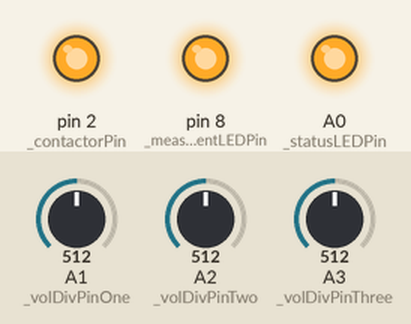
This sketch was run on a simulated Arduino Nano, built with avr-gcc and run on an emulated ATmega328P. Parts: output pins drawn as LEDs (lit = HIGH). Wiring (inferred from the names in the program): 24Cxx EEPROM at I2C address 0x50. The inputs (shaded band) are chosen by the test bench; at power-on: A1 (_volDivPinOne) = 512, A2 (_volDivPinTwo) = 512, A3 (_volDivPinThree) = 512. EEPROM starts erased; raw I2C reads return 0; what the sketch prints to the serial monitor is not drawn.

Above: at 0.1 s.
At 34.7 s:
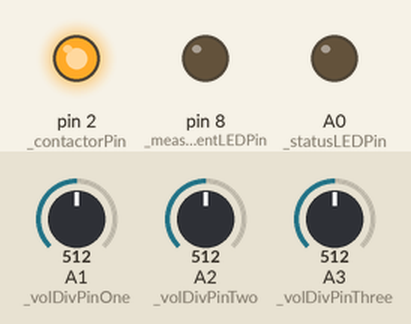
Timing chart, 0 to 36.2 s (numbered marks = the images above):
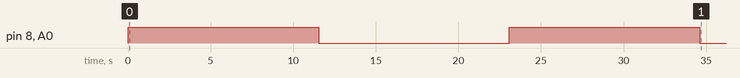

The sketch:

3PhaseMeter_Nano_CA_Cert_Secure_v2.5.ino
```cpp
/*
   Name Of Project: 3 phase Meter
   MCU used: SMT32
   Functions: Load ON/OFF over MQTT and Power measurement
   Programmer: Nilesh Patle
   Author: EVOLUZN INDIA PRIVATE LIMITED
*/

#include "Config.h"
#include "internalDrivers.h"

/*FOR DEBUG ONLY*/
// #include <SoftwareSerial.h>
// const char rxPin = 5;
// const char txPin = 4;
// SoftwareSerial DEBUGSERIAL(rxPin, txPin);  // RX, TX
/*DEBUG CODE END*/

internalDrivers iDrivers;
voltages voltage;
currents Current;
powers Power;
kwhPower KwhPower;

void setup() {
  // DEBUGSERIAL.begin(9600);  // FOR DEBUGGING
  Serial.begin(115200);
  iDrivers.gpioInit();
  iDrivers.i2cInit();
  iDrivers.spiInit();
  KwhPower = iDrivers.readDataFromEEPROM();
}

void loop() {
  /*it will write in EEPROM When data is changed*/
  if (gotNewLoadStatus) {
    iDrivers.writeByteInEEPROM(loadStateEEPROMAdd, loadState);
    gotNewLoadStatus = false;
  }

  /*Temporary Logic */
  ledState = (ledState) ? false : true;
  digitalWrite(_statusLEDPin, ledState);
  digitalWrite(_measurementLEDPin, ledState);

  voltage.Phase1 += iDrivers.readVoltage(_volDivPinOne, 1.2519, -20.0902);  // calibratedVoltage = 1.2519 * (adcVal) - 5.9098
  voltage.Phase2 += iDrivers.readVoltage(_volDivPinTwo, 1.2519, -22.0902);  // calibratedVoltage = 1.2519 * (adcVal) - 5.9098
  voltage.Phase3 += iDrivers.readVoltage(_volDivPinThree, 1.2519, 5.9098);  // calibratedVoltage = 1.2519 * (adcVal) - 5.9098
  Current.Phase1 += iDrivers.readCurrent(CT1I2cAddr, 0.002, 0.2626);        // y = 0.002x - 0.2626
  Current.Phase2 += iDrivers.readCurrent(CT2I2cAddr, 0.002, 0.2856);        // y = 0.002x - 0.2856
  Current.Phase3 += iDrivers.readCurrent(CT3I2cAddr, 0.002, 0.3067);        // y = 0.002x - 0.3067
  sampleCount += 1;

  unsigned long currentTime = millis();
  if (currentTime - previousTime >= 60000 || (requestOn200 == true && lteRestarted == false)) {
    if (currentTime - previousTime >= 60000) {  // restart to measure 30 seconds loop
      previousTime = currentTime;
    }
    lteRestarted = false;  // This flag enable when LTE module reset due to MQTT disconnection
    if (lteRestartCounter >= 2 || lteBeginFailed) {
      if (iDrivers.lteBegin(ServerMQTT, MqttPort, mqttUserName, mqttUserPassword, deviceID, mqttSubscribeTopic)) {
        lteRestartCounter = 0;
        lteBeginFailed = false;
      } else {
        lteBeginFailed = true;
      }
    }
    voltage = iDrivers.averageVol(voltage, sampleCount);
    Current = iDrivers.averageCur(Current, sampleCount);
    Power = iDrivers.calculatePower(voltage.Phase1, voltage.Phase2, voltage.Phase3, Current.Phase1, Current.Phase2, Current.Phase3);
    KwhPower = iDrivers.calculatePowerInKWH(KwhPower, Power.Phase1, Power.Phase2, Power.Phase3);
    bool networkConnectivityStatus = false;
    if (requestOn200) {
      networkConnectivityStatus = iDrivers.publishMsgOverLTENetwork(mqttPublishTopic, "200", voltage.Phase1, voltage.Phase2, voltage.Phase3, Current.Phase1, Current.Phase2, Current.Phase3, KwhPower.Phase1, KwhPower.Phase2, KwhPower.Phase3, loadState);
      requestOn200 = false;
    } else {
      networkConnectivityStatus = iDrivers.publishMsgOverLTENetwork(mqttPublishTopic, deviceID, voltage.Phase1, voltage.Phase2, voltage.Phase3, Current.Phase1, Current.Phase2, Current.Phase3, KwhPower.Phase1, KwhPower.Phase2, KwhPower.Phase3, loadState);
      dataStoreCounter += 1;
      if (dataStoreCounter >= 5) {
        iDrivers.StoreKwhPowerInEEPROM(KwhPower.Phase1, KwhPower.Phase2, KwhPower.Phase3);
        dataStoreCounter = 0;
      }
    }
    if (networkConnectivityStatus == false) {
      lteRestartCounter += 1;
    } else {
      lteRestartCounter = 0;
    }
    if (lteRestartCounter >= 2 || lteBeginFailed) {  // try it for 3 times
      iDrivers.resetLTENetwork();
    }
    sampleCount = 0;
    voltage.Phase1 = voltage.Phase2 = voltage.Phase3 = Current.Phase1 = Current.Phase2 = Current.Phase3 = 0.0;
  }
  delay(10);
}
```

Config.cpp
```cpp
#include "Config.h"

// String ServerMQTT = "mqtt.evoluzn.in";
String ServerMQTT = "a6kvi1np2cmrt-ats.iot.ap-south-1.amazonaws.com";
int MqttPort = 8883;
String mqttUserName = "NONE";
String mqttUserPassword = "NONE";

String deviceID = "861192075437379";
String mqttPublishTopic = deviceID + "/status";
String mqttSubscribeTopic = deviceID + "/control";

const char _volDivPinOne = A1;
const char _volDivPinTwo = A2;
const char _volDivPinThree = A3;
const char _contactorPin = 2;
const char _lteResetPin = 3;        //D3
const char _statusLEDPin = A0;      //A0
const char _measurementLEDPin = 8;  //A6

const byte powerOneInKwhEEPROMAdd = 0;
const byte powerTwoInKwhEEPROMAdd = 32;
const byte powerThreeInKwhEEPROMAdd = 64;
const byte loadStateEEPROMAdd = 100;

const byte CT1I2cAddr = 0x0A;
const byte CT2I2cAddr = 0x10;
const byte CT3I2cAddr = 0x52;
const byte eepromI2cAddr = 0x50;

int dataCounter = 0;
byte lteRestartCounter = 2;
volatile byte mqttRecMsg;

unsigned long startMillis = 0;
unsigned long previousTime = 0;

byte durationCounter = 0;

unsigned long hoursTime = 0;
bool enableDataReading = false;

const unsigned long eventInterval = 29000;
unsigned long previousMillis = 0;

bool lteResetInProgress = false;
unsigned long lteResetStartTime = 0;
bool lteBeginFailed = false;

int sampleCount = 0;

byte loadState = 0;
bool requestOn200 = false;
bool ledState = false;
bool lteRestarted = false;
bool gotNewLoadStatus = false;

byte dataStoreCounter = 0;
```

Config.h
```cpp
#ifndef CONFIG_H
#define CONFIG_H

#include "Arduino.h"

extern String ServerMQTT;
extern int MqttPort;
extern String mqttUserName;
extern String mqttUserPassword;

extern String deviceID;
extern String mqttPublishTopic;
extern String mqttSubscribeTopic;

extern const char _volDivPinOne;
extern const char _volDivPinTwo;
extern const char _volDivPinThree;
extern const char _contactorPin;
extern const char _lteResetPin;
extern const char _statusLEDPin;
extern const char _measurementLEDPin;

extern const byte powerOneInKwhEEPROMAdd;
extern const byte powerTwoInKwhEEPROMAdd;
extern const byte powerThreeInKwhEEPROMAdd;
extern const byte loadStateEEPROMAdd;

extern const byte CT1I2cAddr;
extern const byte CT2I2cAddr;
extern const byte CT3I2cAddr;
extern const byte eepromI2cAddr;

extern int dataCounter;
extern byte lteRestartCounter;
extern volatile byte mqttRecMsg;

extern unsigned long startMillis;
extern unsigned long previousTime;

extern byte durationCounter;

extern unsigned long hoursTime;
extern bool enableDataReading;

extern const unsigned long eventInterval;
extern unsigned long previousMillis;

extern bool lteResetInProgress;
extern unsigned long lteResetStartTime;
extern bool lteBeginFailed;

extern int sampleCount;
extern byte loadState;
extern bool requestOn200;
extern bool ledState;
extern bool lteRestarted;
extern bool gotNewLoadStatus;
extern byte dataStoreCounter;

#endif
```

internalDrivers.h
```cpp
#ifndef INTERNALDRIVERS_H
#define INTERNALDRIVERS_H

#include "Arduino.h"
#include <EEPROM.h>

struct voltages {
  float Phase1, Phase2, Phase3;
};

struct currents {
  float Phase1, Phase2, Phase3, Total_I;
};

struct powers {
  float Phase1, Phase2, Phase3;
};

struct kwhPower {
  double Phase1, Phase2, Phase3;
};

class internalDrivers {
public:
  internalDrivers();
  void gpioInit();
  void i2cInit();
  void spiInit();
  float readVoltage(const char pin, float calPar1, float calPar2);
  unsigned int internalDrivers::getMax(const char readingPin);
  float readCurrent(const byte i2cAddr, float calPar1, float calPar2);
  float Merger(float high, float low, float calpar1, float calpar2);
  powers calculatePower(float voltageOne, float voltageTwo, float voltageThree, float currentOne, float currentTwo, float currentThree);
  kwhPower calculatePowerInKWH(kwhPower powersInKwh, float powerOne, float powerTwo, float powerThree);
  voltages averageVol(voltages vol, int averageCount);
  currents averageCur(currents cur, int averageCount);
  bool lteBegin(String mqttServer, int mqttPort, String mqttUserName, String mqttPassword, String deviceId, String subTopic);
  bool publishMsgOverLTENetwork(String pubTopic, String devID, float phase1Vol, float phase2Vol, float phase3Vol, float phase1Cur, float phase2Cur, float phase3Cur, double phase1Pow, double phase2Pow, double phase3Pow, bool loadstate);
  void subscribeMsgOverLTENetwork();
  bool confirmMsgSentOrNotOverLteNetwork(byte data);
  void sendATCommand(String command);
  void resetLTENetwork();
  void StoreKwhPowerInEEPROM(double PowerOneInKwh, double PowerTwoInKwh, double PowerThreeInKwh);
  kwhPower readDataFromEEPROM();
  void writeByteInEEPROM(int memAddress, byte data);
  byte readByteFromEEPROM(int memAddress);
  void writeFloatInEEPROM(int address, long value);
  long readFloatFromEEPROM(int address);
};

#endif
```

Source omitted: internalDrivers.cpp (12207 bytes)

Measured:
- by itself, pin 8 (_measurementLEDPin), A0 (_statusLEDPin): alternates HIGH for 11.5 s and LOW for 11.5 s
